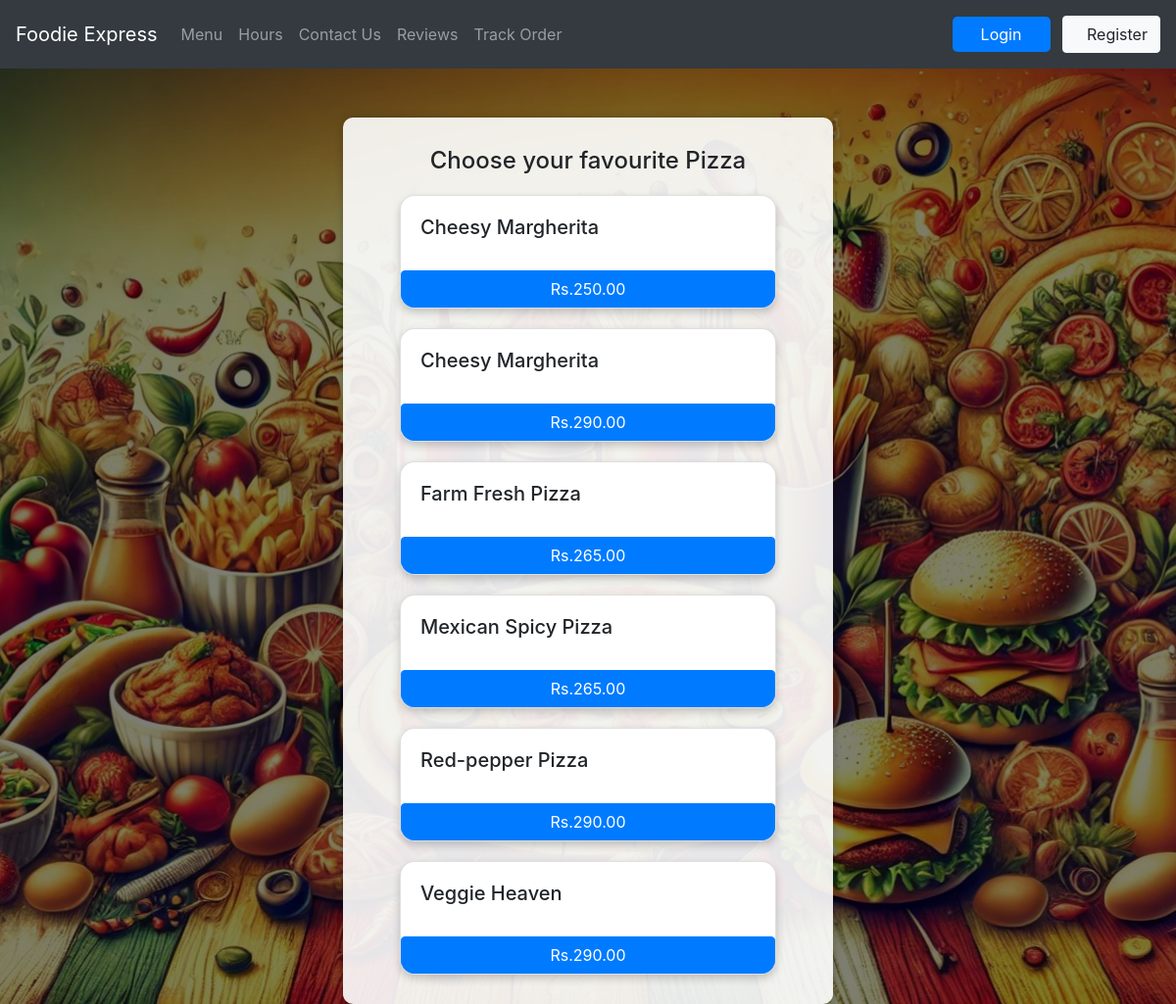
The app's page /Pizza with its own data.
### orders/models.py (models this page shows)
class Pizza(models.Model):
    dish_name = models.CharField(max_length=200)
    price = models.DecimalField(max_digits=6, decimal_places=2)
    def __str__(self):
        return f"{self.dish_name}"

### orders/views.py (the view)
# urls.py: path("Pizza", views.pizza, name="pizza"),
def pizza(request):
    return render(request, "orders/pizza.html", context={"dishes": Pizza.objects.all})

### orders/templates/orders/pizza.html
{% extends 'orders/header.html' %}
{% block content %}
    <div class="container">
      <h4 style="margin:10px; text-align:center;"> Choose your favourite Pizza </h4>
      <div class="row justify-content-center">
        {% for dish in dishes %}
            <div class="card" id="pizza_card" style="width: 24rem; margin:10px;">
              <div class="card-body">
                <h5 class="card-title" >{{dish}}</h5>
              </div>
              <button class="btn btn-primary"
              onclick="isAuthenticated ? add_to_cart({item_description:'{{dish}}', price:{{dish.price}}}) : window.location.href='{% url 'orders:login' %}'">
                Rs.{{dish.price}}
              </button>
            </div>
        {% endfor %}
      </div>
    </div>
{% endblock %}

### orders/templates/orders/header.html (shortened to what this page needs)
<html lang="en">
  <head>
    <link rel="stylesheet" href="https://stackpath.bootstrapcdn.com/bootstrap/4.3.1/css/bootstrap.min.css">
    <link rel="stylesheet" href="https://cdnjs.cloudflare.com/ajax/libs/font-awesome/4.7.0/css/font-awesome.min.css">
    <link href="https://cdnjs.cloudflare.com/ajax/libs/toastr.js/latest/toastr.min.css" rel="stylesheet"/>
    {% load static %}
    <link rel="stylesheet" href="{% static 'orders/main.js' %}">
    <link rel="stylesheet" href="{% static 'orders/style.css' %}">
  </head>
  <body>
    <nav class="navbar navbar-expand-lg navbar-dark bg-dark">
      <a class="navbar-brand" href="/">Foodie Express</a>
      <div class="collapse navbar-collapse" id="navbarText">
        <ul class="navbar-nav mr-auto">
          <li class="nav-item">
            <a class="nav-link" href="/">Menu</a>
          </li>
          <li class="nav-item">
            <a class="nav-link" href="/hours">Hours</a>
          </li>
          <li class="nav-item">
            <a class="nav-link" href="/contact">Contact Us</a>
          </li>
          <li class="nav-item">
            <a class="nav-link" href="/reviews">Reviews</a>
          </li>
          <li>
            <a class="nav-link" href="/track-order/">Track Order</a>
          </li>
        </ul>
        <span class="navbar-text">
          {% if user.is_authenticated %}
              <a href="/view-orders" class="btn btn-info">View Orders</a>
              <a href="/cart" id="cart_button" class="btn btn-light" style="color:black;">
                  My Cart <i class="fa fa-shopping-cart" style="font-size:28px;"></i>
              </a>
              <button type="button" class="btn btn-dark" onclick="logout()">Logout</button>
          {% else %}
              <a href="/login" class="btn btn-info mr-2 auth-btn">Login</a>
              <a href="/register" class="btn btn-light auth-btn" style="color: #212529;">Register</a>
          {% endif %}
      </span>
      </div>
    </nav>
    {% block content %}
    {% endblock %}
  </body>
</html>

### orders/static/orders/style.css (style rules this page uses)
body { background: url('bgimg.jpg') center/cover no-repeat fixed; }
body::before { content: ""; position: fixed; top: 0; left: 0; width: 100%; height: 100%; background: rgba(0, 0, 0, 0.5); z-index: -1; }
.container { max-width: 500px; background: rgba(255, 255, 255, 0.9); padding: 20px; border-radius: 10px; margin-top: 50px; box-shadow: 0px 0px 10px rgba(0, 0, 0, 0.2); }
.btn-info { background-color: #007bff; color: white; border: none; padding: 10px 15px; font-size: 16px; cursor: pointer; border-radius: 5px; transition: background-color 0.3s ease; }
.card { border-radius: 15px; overflow: hidden; box-shadow: 0px 4px 8px rgba(0, 0, 0, 0.2); transition: transform 0.3s ease-in-out, box-shadow 0.3s ease-in-out; }

### orders/templates/orders/header.html (style rules this page uses)
.auth-btn { padding: 0.375rem 1.5rem; width: 100px; text-align: center; line-height: 1.5; }

### records on screen
Pizza: dish_name "Cheesy Margherita", price "250.00"
Pizza: dish_name "Cheesy Margherita", price "290.00"
Pizza: dish_name "Farm Fresh Pizza", price "265.00"
Pizza: dish_name "Mexican Spicy Pizza", price "265.00"
Pizza: dish_name "Red-pepper Pizza", price "290.00"
Pizza: dish_name "Veggie Heaven", price "290.00"
